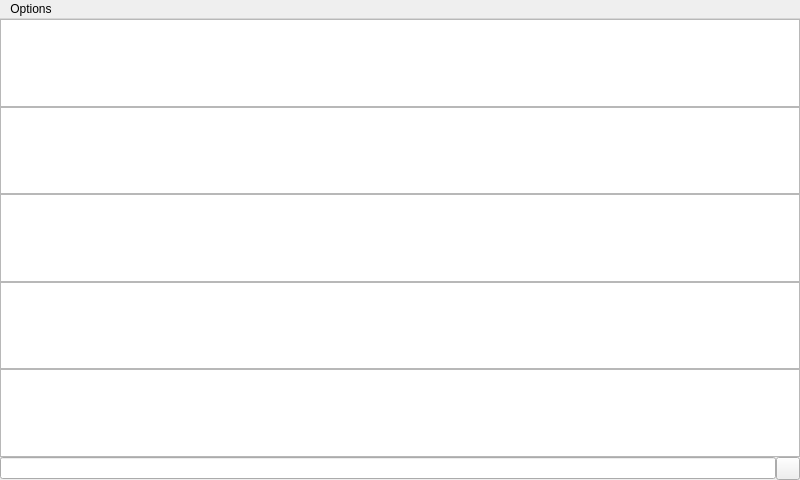
<?xml version="1.0" encoding="UTF-8"?>
<ui version="4.0">
 <class>MusicWindow</class>
 <widget class="QMainWindow" name="MusicWindow">
  <property name="geometry">
   <rect>
    <x>0</x>
    <y>0</y>
    <width>800</width>
    <height>480</height>
   </rect>
  </property>
  <widget class="QWidget" name="centralWidget">
   <widget class="NowPlayingIndicator" name="indicator" native="true">
    <property name="geometry">
     <rect>
      <x>680</x>
      <y>350</y>
      <width>112</width>
      <height>70</height>
     </rect>
    </property>
   </widget>
   <layout class="QVBoxLayout" name="centralLayout">
    <property name="spacing">
     <number>0</number>
    </property>
    <property name="margin">
     <number>0</number>
    </property>
    <item>
     <widget class="FastListView" name="songList">
      <property name="contextMenuPolicy">
       <enum>Qt::CustomContextMenu</enum>
      </property>
      <property name="editTriggers">
       <set>QAbstractItemView::NoEditTriggers</set>
      </property>
      <property name="alternatingRowColors">
       <bool>true</bool>
      </property>
      <property name="resizeMode">
       <enum>QListView::Adjust</enum>
      </property>
      <property name="uniformItemSizes">
       <bool>true</bool>
      </property>
     </widget>
    </item>
    <item>
     <widget class="FastListView" name="albumList">
      <property name="font">
       <font>
        <pointsize>13</pointsize>
       </font>
      </property>
      <property name="iconSize">
       <size>
        <width>124</width>
        <height>124</height>
       </size>
      </property>
      <property name="contextMenuPolicy">
       <enum>Qt::CustomContextMenu</enum>
      </property>
      <property name="editTriggers">
       <set>QAbstractItemView::NoEditTriggers</set>
      </property>
      <property name="movement">
       <enum>QListView::Static</enum>
      </property>
      <property name="flow">
       <enum>QListView::LeftToRight</enum>
      </property>
      <property name="wrapping">
       <bool>true</bool>
      </property>
      <property name="resizeMode">
       <enum>QListView::Adjust</enum>
      </property>
      <property name="gridSize">
       <size>
        <width>155</width>
        <height>212</height>
       </size>
      </property>
      <property name="viewMode">
       <enum>QListView::IconMode</enum>
      </property>
      <property name="uniformItemSizes">
       <bool>true</bool>
      </property>
     </widget>
    </item>
    <item>
     <widget class="FastListView" name="artistList">
      <property name="contextMenuPolicy">
       <enum>Qt::CustomContextMenu</enum>
      </property>
      <property name="editTriggers">
       <set>QAbstractItemView::NoEditTriggers</set>
      </property>
      <property name="alternatingRowColors">
       <bool>true</bool>
      </property>
      <property name="uniformItemSizes">
       <bool>true</bool>
      </property>
     </widget>
    </item>
    <item>
     <widget class="FastListView" name="genresList">
      <property name="contextMenuPolicy">
       <enum>Qt::CustomContextMenu</enum>
      </property>
      <property name="editTriggers">
       <set>QAbstractItemView::NoEditTriggers</set>
      </property>
      <property name="alternatingRowColors">
       <bool>true</bool>
      </property>
      <property name="uniformItemSizes">
       <bool>true</bool>
      </property>
     </widget>
    </item>
    <item>
     <widget class="FastListView" name="playlistList">
      <property name="contextMenuPolicy">
       <enum>Qt::CustomContextMenu</enum>
      </property>
      <property name="editTriggers">
       <set>QAbstractItemView::NoEditTriggers</set>
      </property>
      <property name="alternatingRowColors">
       <bool>true</bool>
      </property>
      <property name="uniformItemSizes">
       <bool>true</bool>
      </property>
     </widget>
    </item>
    <item>
     <widget class="QWidget" name="searchWidget" native="true">
      <property name="visible">
       <bool>false</bool>
      </property>
      <layout class="QHBoxLayout" name="searchLayout">
       <property name="spacing">
        <number>0</number>
       </property>
       <property name="margin">
        <number>0</number>
       </property>
       <item>
        <widget class="QLineEdit" name="searchEdit"/>
       </item>
       <item>
        <widget class="QToolButton" name="searchHideButton"/>
       </item>
      </layout>
     </widget>
    </item>
   </layout>
  </widget>
  <widget class="QMenuBar" name="menubar">
   <property name="geometry">
    <rect>
     <x>0</x>
     <y>0</y>
     <width>800</width>
     <height>25</height>
    </rect>
   </property>
   <widget class="KbMenu" name="windowMenu">
    <property name="title">
     <string>Options</string>
    </property>
   </widget>
   <addaction name="windowMenu"/>
  </widget>
  <action name="actionAll_albums">
   <property name="text">
    <string>All albums</string>
   </property>
  </action>
  <action name="actionArtists">
   <property name="text">
    <string>Artists</string>
   </property>
  </action>
  <action name="actionGenres">
   <property name="text">
    <string>Genres</string>
   </property>
  </action>
  <action name="actionPlaylists">
   <property name="text">
    <string>Playlists</string>
   </property>
  </action>
  <action name="actionAll_songs">
   <property name="text">
    <string>All songs</string>
   </property>
  </action>
 </widget>
 <customwidgets>
  <customwidget>
   <class>NowPlayingIndicator</class>
   <extends>QWidget</extends>
   <header>nowplayingindicator.h</header>
   <container>1</container>
  </customwidget>
  <customwidget>
   <class>FastListView</class>
   <extends>QListView</extends>
   <header>fastlistview.h</header>
   <container>1</container>
  </customwidget>
  <customwidget>
   <class>KbMenu</class>
   <extends>QMenu</extends>
   <header>kbmenu.h</header>
   <container>1</container>
  </customwidget>
 </customwidgets>
 <resources/>
 <connections/>
</ui>
